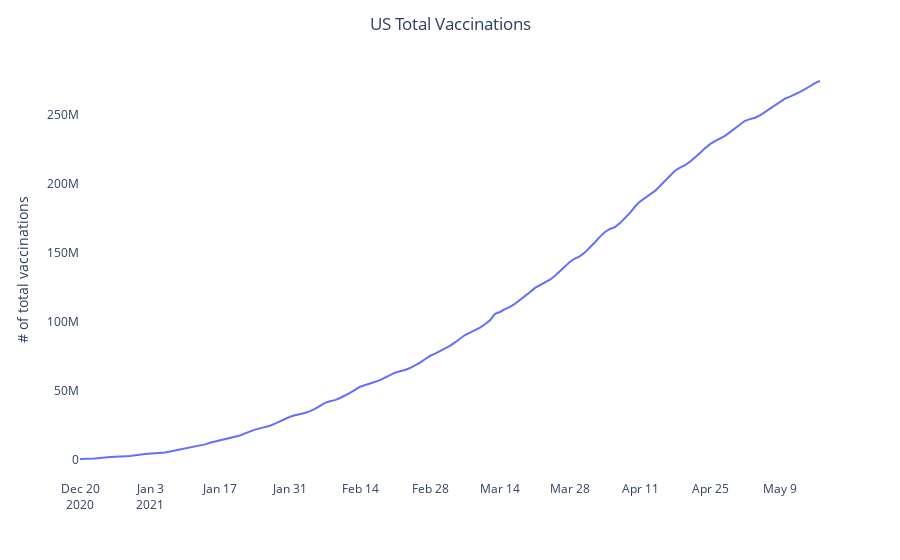

Here is the notebook cell this chart was saved with:
### Markdown cell above
### To preview: https://htmlpreview.github.io/?https://github.com/ayoubimaya/COVID19-Vaccination-Progress/blob/main/plots/states_choro_html.html

### Code cell
us_total_fig = px.line(us_vaccinations_df, 
                       x='date', 
                       y='total_vaccinations',
                       labels={
                           'total_vaccinations': '# of total vaccinations',
                            'date': ' '
                       })
us_total_fig.update_layout({'plot_bgcolor': 'rgba(0, 0, 0, 0)','paper_bgcolor': 'rgba(0, 0, 0, 0)',})
us_total_fig.update_layout(showlegend=False)
us_total_fig.update_layout(title_text='US Total Vaccinations', title_x=0.5)
us_total_fig.show()

### Figure 1 — Plotly figure (JSON) as saved in the notebook; plotly's stock layout.template omitted (floating-point values rounded to 4 significant figures; data arrays with more than 128 entries replaced by an {"elided": "..."} marker saying what was removed)
{"data": [{"hovertemplate": " =%{x}<br># of total vaccinations=%{y}<extra></extra>", "legendgroup": "", "line": {"color": "#636efa", "dash": "solid"}, "mode": "lines", "name": "", "orientation": "v", "showlegend": false, "type": "scatter", "x": {"elided": "135 str values"}, "xaxis": "x", "y": {"elided": "135 int values"}, "yaxis": "y"}], "layout": {"legend": {"tracegroupgap": 0}, "margin": {"t": 60}, "paper_bgcolor": "rgba(0, 0, 0, 0)", "plot_bgcolor": "rgba(0, 0, 0, 0)", "showlegend": false, "title": {"text": "US Total Vaccinations", "x": 0.5}, "xaxis": {"anchor": "y", "domain": [0, 1], "title": {"text": " "}}, "yaxis": {"anchor": "x", "domain": [0, 1], "title": {"text": "# of total vaccinations"}}}}
